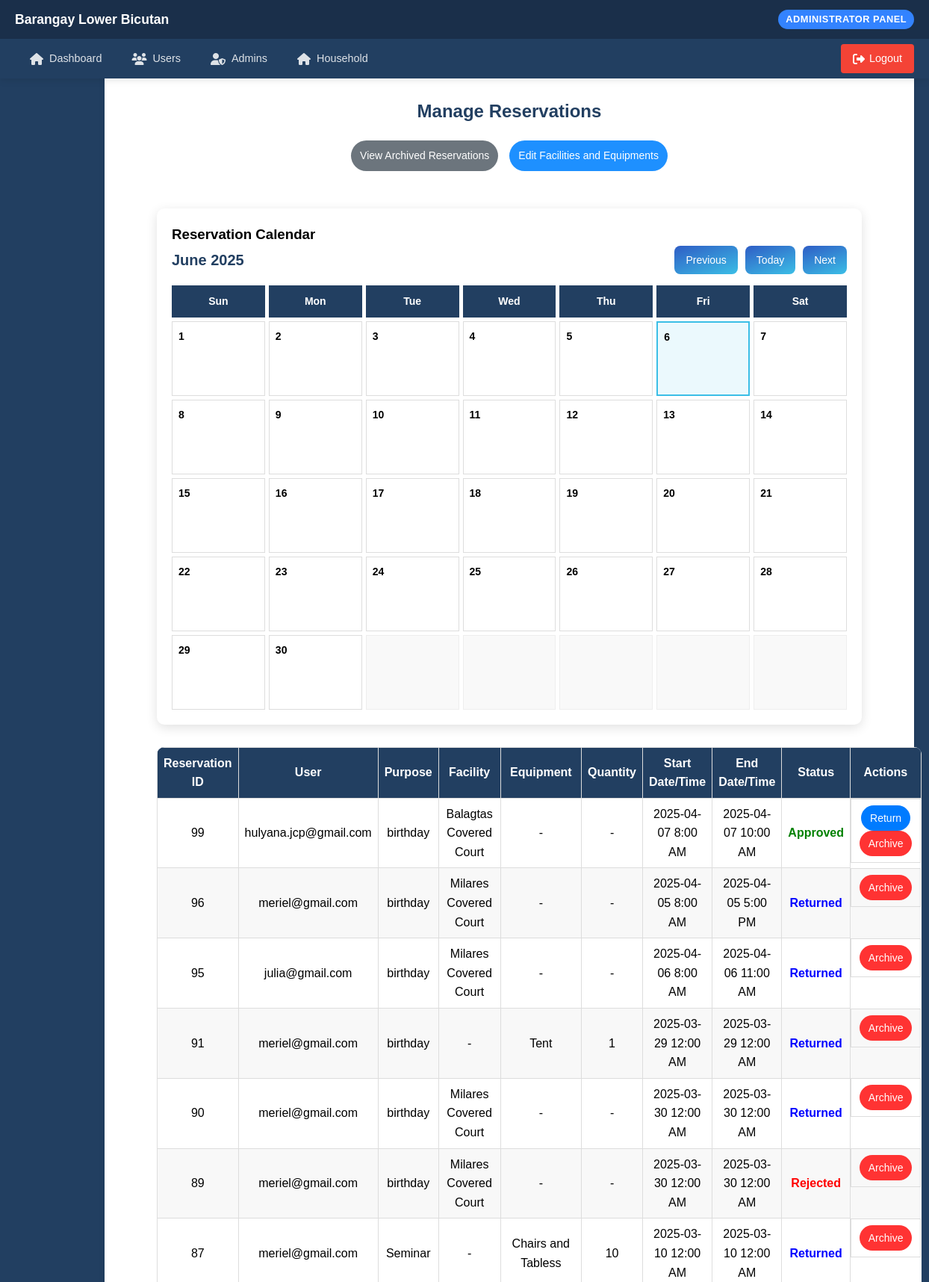
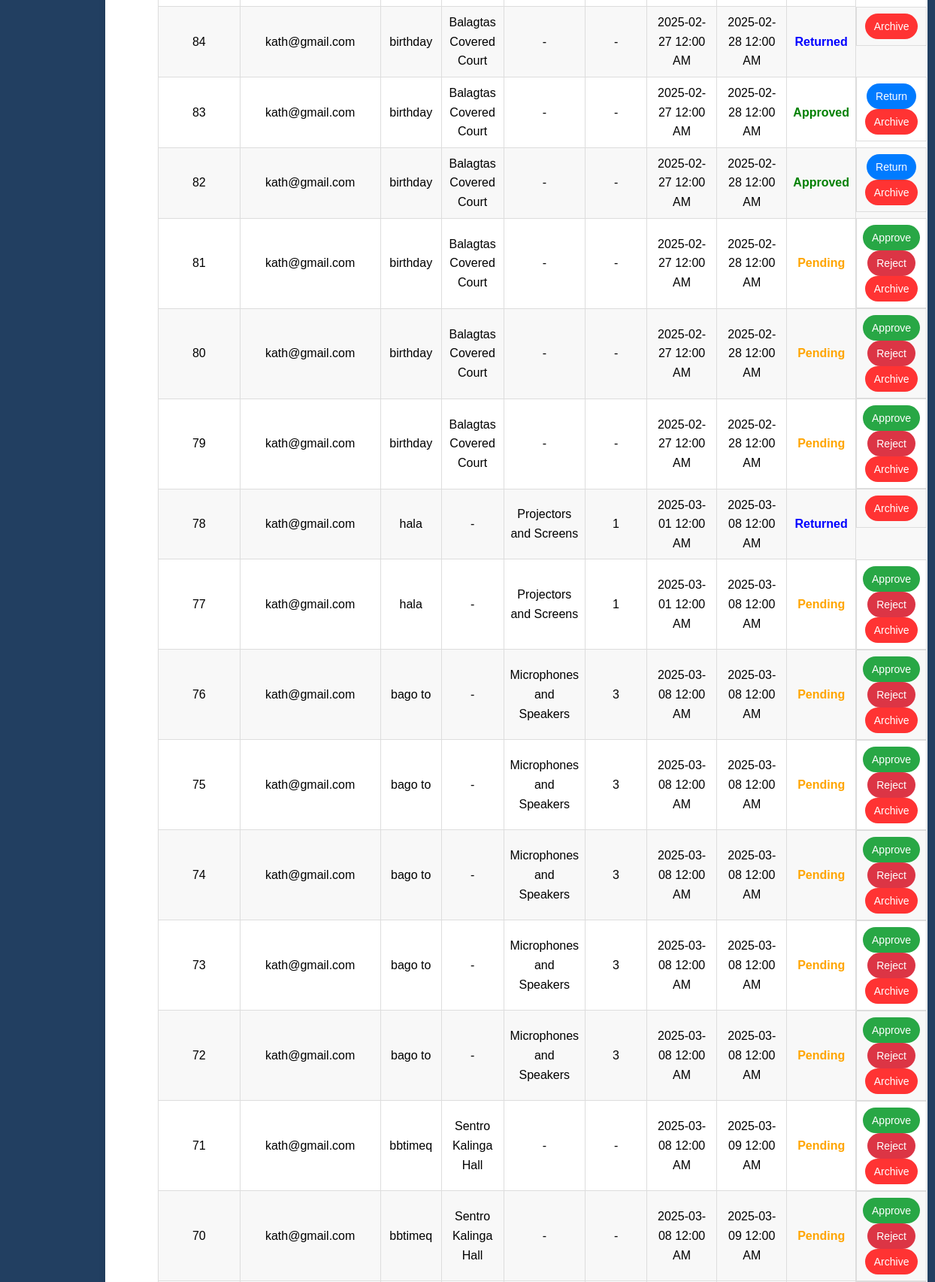
Screenshot of /admin/reservations.php (signed in, upper part) with the database file from the repository (2 pictures, top to bottom).
### tables this page shows
CREATE TABLE `reservations` (
  `reservation_id` int(11) NOT NULL,
  `user_id` int(11) DEFAULT NULL,
  `resident_id` int(11) DEFAULT NULL,
  `purpose` varchar(255) DEFAULT NULL,
  `facility_id` int(11) DEFAULT NULL,
  `equipment_id` int(11) DEFAULT NULL,
  `quantity_requested` int(11) DEFAULT NULL,
  `reservation_date` datetime DEFAULT NULL,
  `end_date` datetime DEFAULT NULL,
  `status` varchar(50) DEFAULT NULL,
  `created_at` datetime DEFAULT NULL,
  `updated_at` datetime DEFAULT NULL,
  `deleted_at` timestamp NULL DEFAULT NULL,
  `deleted_by` int(11) DEFAULT NULL
);

CREATE TABLE `users` (
  `user_id` int(11) NOT NULL,
  `password_hash` varchar(255) NOT NULL,
  `email` varchar(100) NOT NULL,
  `role` enum('admin','resident','secretary','maintenance','lupon','offices') DEFAULT 'resident',
  `created_at` timestamp NOT NULL DEFAULT current_timestamp(),
  `address` varchar(255) NOT NULL
);

CREATE TABLE `facilities` (
  `facility_id` int(11) NOT NULL,
  `facility_name` varchar(100) NOT NULL,
  `description` text DEFAULT NULL,
  `status` enum('available','reserved') DEFAULT 'available',
  `deleted_at` timestamp NULL DEFAULT NULL,
  `deleted_by` int(11) DEFAULT NULL
);

CREATE TABLE `equipment` (
  `equipment_id` int(11) NOT NULL,
  `equipment_name` varchar(100) NOT NULL,
  `quantity` int(11) NOT NULL,
  `deleted_at` timestamp NULL DEFAULT NULL,
  `deleted_by` int(11) DEFAULT NULL
);

### admin/reservations.php (the view, shortened to what this page needs)
<?php
include '../includes/config.php';
include '../includes/adminHeader.php';
$month = isset($_GET['month']) ? (int)$_GET['month'] : date('n');
$year = isset($_GET['year']) ? (int)$_GET['year'] : date('Y');
$firstDayOfMonth = mktime(0, 0, 0, $month, 1, $year);
$totalDays = date('t', $firstDayOfMonth);
$sql = "
    SELECT r.*,
           f.facility_name,
           e.equipment_name,
           u.email
    FROM reservations r
    LEFT JOIN facilities f ON r.facility_id = f.facility_id
    LEFT JOIN equipment e ON r.equipment_id = e.equipment_id
    LEFT JOIN users u ON r.user_id = u.user_id
    WHERE r.deleted_at IS NULL
    ORDER BY r.reservation_id DESC";
$stmt = $conn->prepare($sql);
$stmt->execute();
$reservations = $stmt->get_result();
?>
<!DOCTYPE html>
<html lang="en">
<head>
    <link rel="stylesheet" href="<?php echo $base_url; ?>includes/style/style.css">
</head>
<body>
<div class="admin-container">
    <h2>Manage Reservations</h2>
    <div class="top-button-group">
        <a href="../admin/archived_reservations.php" class="archive-btn">View Archived Reservations</a>
        <a href="../admin/inventory.php" class="edit-btn">Edit Facilities and Equipments</a>
    </div>
    <div class="calendar-container">
        <h3>Reservation Calendar</h3>
        <div class="calendar-header">
            <h3 class="calendar-title"><?php echo date('F Y', $firstDayOfMonth); ?></h3>
            <div class="calendar-nav">
                <a href="?month=<?php echo $month-1 < 1 ? 12 : $month-1; ?>&year=<?php echo $month-1 < 1 ? $year-1 : $year; ?>" class="btn-prev">Previous</a>
                <a href="?month=<?php echo date('n'); ?>&year=<?php echo date('Y'); ?>" class="btn-today">Today</a>
                <a href="?month=<?php echo $month+1 > 12 ? 1 : $month+1; ?>&year=<?php echo $month+1 > 12 ? $year+1 : $year; ?>" class="btn-next">Next</a>
            </div>
        </div>
        <div class="calendar-grid">
            <div class="calendar-day-header">Sun</div>
            <div class="calendar-day-header">Mon</div>
            <div class="calendar-day-header">Tue</div>
            <div class="calendar-day-header">Wed</div>
            <div class="calendar-day-header">Thu</div>
            <div class="calendar-day-header">Fri</div>
            <div class="calendar-day-header">Sat</div>
            <?php for ($day = 1; $day <= $totalDays; $day++): ?>
                <?php
                $isCurrentDay = ($day == date('j') && $month == date('n') && $year == date('Y'));
                ?>
                <div class="calendar-day <?php echo $isCurrentDay ? 'current-day' : ''; ?>">
                    <div class="calendar-date"><?php echo $day; ?></div>
                </div>
            <?php endfor; ?>
            <?php
            $lastDayOfWeek = date('w', mktime(0, 0, 0, $month, $totalDays, $year));
            $remainingDays = 6 - $lastDayOfWeek;
            for ($i = 0; $i < $remainingDays; $i++): ?>
                <div class="calendar-day empty"></div>
            <?php endfor; ?>
        </div>
    </div>
    <table>
        <thead>
            <tr>
                <th>Reservation ID</th>
                <th>User</th>
                <th>Purpose</th>
                <th>Facility</th>
                <th>Equipment</th>
                <th>Quantity</th>
                <th>Start Date/Time</th>
                <th>End Date/Time</th>
                <th>Status</th>
                <th>Actions</th>
            </tr>
        </thead>
        <tbody>
            <?php while ($row = $reservations->fetch_assoc()) {
                $start_datetime = date('Y-m-d g:i A', strtotime($row['reservation_date']));
                $end_datetime = date('Y-m-d g:i A', strtotime($row['end_date']));
                ?>
                <tr>
                    <td><?php echo $row['reservation_id']; ?></td>
                    <td><?php echo $row['email']; ?></td>
                    <td><?php echo $row['purpose']; ?></td>
                    <td><?php echo $row['facility_name'] ?: '-'; ?></td>
                    <td><?php echo $row['equipment_name'] ?: '-'; ?></td>
                    <td><?php echo $row['quantity_requested'] ?: '-'; ?></td>
                    <td><?php echo $start_datetime; ?></td>
                    <td><?php echo $end_datetime; ?></td>
                    <td class="status-<?php echo strtolower($row['status']); ?>"><?php echo $row['status']; ?></td>
                    <td class="action-buttons">
                        <form method="POST" onsubmit="return confirmAction('<?php echo $row['status'] === 'Pending' ? 'approve/reject' : ($row['status'] === 'Approved' ? 'return' : 'archive'); ?>')">
                            <?php if ($row['status'] == 'Pending') { ?>
                                <button type="submit" name="approve" class="approve-btn">Approve</button>
                                <button type="submit" name="reject" class="reject-btn">Reject</button>
                            <?php } ?>
                            <?php if ($row['status'] == 'Approved') { ?>
                                <button type="submit" name="return" class="return-btn">Return</button>
                            <?php } ?>
                            <button type="submit" name="delete" class="delete-btn">Archive</button>
                        </form>
                    </td>
                </tr>
            <?php } ?>
        </tbody>
    </table>
</div>
</body>
</html>

### includes/style/style.css (style rules this page uses)
body { margin: 0; padding: 0; font-family: Arial, sans-serif; background: #ffffff; margin-left: 120px; padding: 20px; color: #fff; }

### includes/adminHeader.php (style rules this page uses)
* { margin: 0; padding: 0; box-sizing: border-box; }
body { font-family: 'Poppins', sans-serif; color: #333; background-color: #f8f9fa; line-height: 1.6; padding-top: 120px; }

### admin/reservations.php (style rules this page uses)
body { background-color: #223F61; color: black; }
.admin-container { width: 100%; max-width: 1200px; margin: 0 auto; padding: 70px; background: #ffffff; box-shadow: 0 10px 10px rgba(0, 0, 0, 0.1); border-radius: 10px; display: flex; flex-direction: column; justify-content: space-between; }
h2 { text-align: center; font-size: 24px; color: #223F61; margin-bottom: 20px; }
table { width: 100%; border-collapse: collapse; background: #fff; border-radius: 10px; overflow: hidden; }
th, td { padding: 8px; text-align: center; border: 1px solid #ddd; }
th { background-color: #223F61; color: white; }
tr:nth-child(even) { background-color: #f8f8f8; }
.status-pending { color: orange; font-weight: bold; }
.status-approved { color: green; font-weight: bold; }
.status-rejected { color: red; font-weight: bold; }
.status-returned { color: blue; font-weight: bold; }
.action-buttons { display: flex; justify-content: center; gap: 10px; }
button, .edit-btn, .archive-btn { padding: 9px 12px; font-size: 14px; cursor: pointer; border: none; border-radius: 600px; text-decoration: none; display: inline-block; }
.approve-btn { background-color: #28a745; color: white; }
.reject-btn { background-color: #dc3545; color: white; }
.delete-btn { background-color: #ff3333; color: white; }
.return-btn { background-color: #007bff; color: white; }
.edit-btn { background-color: #1E90FF; color: white; }
.archive-btn { background-color: #6c757d; color: white; }
.top-button-group { display: flex; justify-content: center; gap: 15px; margin-bottom: 20px; }
.calendar-container { margin: 30px 0; background: white; border-radius: 10px; box-shadow: 0 4px 15px rgba(0, 0, 0, 0.12); padding: 20px; width: 100%; overflow-x: auto; }
.calendar-header { display: flex; justify-content: space-between; align-items: center; margin-bottom: 15px; }
.calendar-title { font-size: 20px; color: #223F61; font-weight: 600; margin: 0; }
.calendar-nav { display: flex; gap: 10px; }
.calendar-nav a { padding: 8px 15px; background: linear-gradient(160deg, #2F5DC5, #3BBEE6); color: white; text-decoration: none; border-radius: 8px; font-size: 14px; transition: 0.3s; }
.calendar-grid { display: grid; grid-template-columns: repeat(7, minmax(100px, 1fr)); gap: 5px; width: 100%; min-width: 700px; }
.calendar-day-header { text-align: center; font-weight: 600; padding: 10px; background: #223F61; color: white; font-size: 14px; }
.calendar-day { min-height: 100px; border: 1px solid #ddd; padding: 8px; position: relative; background: white; }
.calendar-day.empty { background-color: #f9f9f9; border: 1px solid #eee; }
.calendar-date { font-weight: bold; margin-bottom: 5px; font-size: 14px; }
.current-day { background-color: rgba(59, 190, 230, 0.1); border: 2px solid #3BBEE6; }

### rows the page displays
reservations: reservation_id "99", user.email "hulyana.jcp@gmail.com", purpose "birthday", facility.facility_name "Balagtas Covered Court", equipment_name "-", quantity_requested "-", reservation_date "2025-04-07 8:00 AM", end_date "2025-04-07 10:00 AM", status "Approved", shows "Return"
reservations: reservation_id "96", user.email "meriel@gmail.com", purpose "birthday", facility.facility_name "Milares Covered Court", equipment_name "-", quantity_requested "-", reservation_date "2025-04-05 8:00 AM", end_date "2025-04-05 5:00 PM", status "Returned"
reservations: reservation_id "95", user.email "julia@gmail.com", purpose "birthday", facility.facility_name "Milares Covered Court", equipment_name "-", quantity_requested "-", reservation_date "2025-04-06 8:00 AM", end_date "2025-04-06 11:00 AM", status "Returned"
reservations: reservation_id "91", user.email "meriel@gmail.com", purpose "birthday", facility_name "-", equipment.equipment_name "Tent", quantity_requested "1", reservation_date "2025-03-29 12:00 AM", end_date "2025-03-29 12:00 AM", status "Returned"
reservations: reservation_id "90", user.email "meriel@gmail.com", purpose "birthday", facility.facility_name "Milares Covered Court", equipment_name "-", quantity_requested "-", reservation_date "2025-03-30 12:00 AM", end_date "2025-03-30 12:00 AM", status "Returned"
reservations: reservation_id "89", user.email "meriel@gmail.com", purpose "birthday", facility.facility_name "Milares Covered Court", equipment_name "-", quantity_requested "-", reservation_date "2025-03-30 12:00 AM", end_date "2025-03-30 12:00 AM", status "Rejected"
reservations: reservation_id "87", user.email "meriel@gmail.com", purpose "Seminar", facility_name "-", equipment.equipment_name "Chairs and Tabless", quantity_requested "10", reservation_date "2025-03-10 12:00 AM", end_date "2025-03-10 12:00 AM", status "Returned"
reservations: reservation_id "84", user.email "kath@gmail.com", purpose "birthday", facility.facility_name "Balagtas Covered Court", equipment_name "-", quantity_requested "-", reservation_date "2025-02-27 12:00 AM", end_date "2025-02-28 12:00 AM", status "Returned"
reservations: reservation_id "83", user.email "kath@gmail.com", purpose "birthday", facility.facility_name "Balagtas Covered Court", equipment_name "-", quantity_requested "-", reservation_date "2025-02-27 12:00 AM", end_date "2025-02-28 12:00 AM", status "Approved", shows "Return"
reservations: reservation_id "82", user.email "kath@gmail.com", purpose "birthday", facility.facility_name "Balagtas Covered Court", equipment_name "-", quantity_requested "-", reservation_date "2025-02-27 12:00 AM", end_date "2025-02-28 12:00 AM", status "Approved", shows "Return"
reservations: reservation_id "81", user.email "kath@gmail.com", purpose "birthday", facility.facility_name "Balagtas Covered Court", equipment_name "-", quantity_requested "-", reservation_date "2025-02-27 12:00 AM", end_date "2025-02-28 12:00 AM", status "Pending", shows "Approve"
reservations: reservation_id "80", user.email "kath@gmail.com", purpose "birthday", facility.facility_name "Balagtas Covered Court", equipment_name "-", quantity_requested "-", reservation_date "2025-02-27 12:00 AM", end_date "2025-02-28 12:00 AM", status "Pending", shows "Approve"
reservations: reservation_id "79", user.email "kath@gmail.com", purpose "birthday", facility.facility_name "Balagtas Covered Court", equipment_name "-", quantity_requested "-", reservation_date "2025-02-27 12:00 AM", end_date "2025-02-28 12:00 AM", status "Pending", shows "Approve"
reservations: reservation_id "78", user.email "kath@gmail.com", purpose "hala", facility_name "-", equipment.equipment_name "Projectors and Screens", quantity_requested "1", reservation_date "2025-03-01 12:00 AM", end_date "2025-03-08 12:00 AM", status "Returned"
reservations: reservation_id "77", user.email "kath@gmail.com", purpose "hala", facility_name "-", equipment.equipment_name "Projectors and Screens", quantity_requested "1", reservation_date "2025-03-01 12:00 AM", end_date "2025-03-08 12:00 AM", status "Pending", shows "Approve"
reservations: reservation_id "76", user.email "kath@gmail.com", purpose "bago to", facility_name "-", equipment.equipment_name "Microphones and Speakers", quantity_requested "3", reservation_date "2025-03-08 12:00 AM", end_date "2025-03-08 12:00 AM", status "Pending", shows "Approve"
reservations: reservation_id "75", user.email "kath@gmail.com", purpose "bago to", facility_name "-", equipment.equipment_name "Microphones and Speakers", quantity_requested "3", reservation_date "2025-03-08 12:00 AM", end_date "2025-03-08 12:00 AM", status "Pending", shows "Approve"
reservations: reservation_id "74", user.email "kath@gmail.com", purpose "bago to", facility_name "-", equipment.equipment_name "Microphones and Speakers", quantity_requested "3", reservation_date "2025-03-08 12:00 AM", end_date "2025-03-08 12:00 AM", status "Pending", shows "Approve"
reservations: reservation_id "73", user.email "kath@gmail.com", purpose "bago to", facility_name "-", equipment.equipment_name "Microphones and Speakers", quantity_requested "3", reservation_date "2025-03-08 12:00 AM", end_date "2025-03-08 12:00 AM", status "Pending", shows "Approve"
reservations: reservation_id "72", user.email "kath@gmail.com", purpose "bago to", facility_name "-", equipment.equipment_name "Microphones and Speakers", quantity_requested "3", reservation_date "2025-03-08 12:00 AM", end_date "2025-03-08 12:00 AM", status "Pending", shows "Approve"
reservations: reservation_id "71", user.email "kath@gmail.com", purpose "bbtimeq", facility.facility_name "Sentro Kalinga Hall", equipment_name "-", quantity_requested "-", reservation_date "2025-03-08 12:00 AM", end_date "2025-03-09 12:00 AM", status "Pending", shows "Approve"
reservations: reservation_id "70", user.email "kath@gmail.com", purpose "bbtimeq", facility.facility_name "Sentro Kalinga Hall", equipment_name "-", quantity_requested "-", reservation_date "2025-03-08 12:00 AM", end_date "2025-03-09 12:00 AM", status "Pending", shows "Approve"

### other values shown
date('F Y', $firstDayOfMonth) "June 2025"
